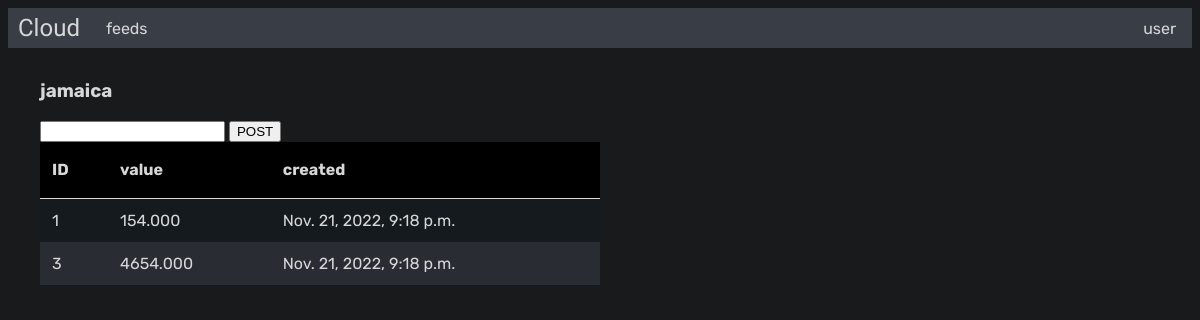
Screenshot of /cloud/feed/admin/jamaica/ (signed in) with the database file from the repository.
### feed/models.py (models this page shows, shortened)
class User(AbstractUser):
    username = models.CharField(
        "username",
        max_length=20,
        unique=True,
        error_messages=None,
    )

class Feed(models.Model):
    name = models.CharField(max_length=20, validators=[RegexValidator("^[a-zA-Z0-9-_.]+$", "Špatně")]) #TODO: Text při chybě - mrknout do modelformu
    date_created = models.DateTimeField(auto_now_add=True)
    owner = models.ForeignKey(User, on_delete=models.CASCADE) #, default=
    class Meta:
        constraints = [
            models.UniqueConstraint(fields=['name', 'owner'], name='unique name and owner bond')
        ]

class Data(models.Model):
    feed = models.ForeignKey(Feed, on_delete=models.CASCADE)
    value = models.DecimalField(max_digits=12, decimal_places=3) #100 000 000,000
    date_created = models.DateTimeField(auto_now=True)

### feed/views.py (the view)
# urls.py: path("feed/<str:username>/<str:feed_name>/", views.feed_view, name="feed_view"),
@login_required
def feed_view(request, username, feed_name):
    try:
        feed = models.Feed.objects.get(name=feed_name, owner__username=username)
    except models.Feed.DoesNotExist:
        raise Http404(f"Feed with name {feed_name} does not exist.")
    print(feed.owner)
    data = models.Data.objects.filter(feed__id = feed.id)
    return render(request, "feed/feed_view.html", {"feed": feed, "data": data})

### feed/templates/feed/feed_view.html (shortened to what this page needs)
{% extends "feed/base.html" %}
{% block body %}
<h3>{{ feed.name }}</h3>
<form method="post" action="{% url "new_data" feed.owner feed.name %}">
    <input type="text" name="data_value">
    <input type="submit" value="POST">
</form>
<table class="feeds">
    <tr>
        <th>ID</th>
        <th>value</th>
        <th>created</th>
    </tr>
    {% for dat in data %}
        <tr>
        <td>{{ dat.id }}</td>
        <td>{{ dat.value }}</td>
        <td>{{ dat.date_created }}</td>
    </tr>
    {% endfor %}
</table>
{% endblock %}

### feed/templates/feed/base.html (shortened to what this page needs)
{% load static %}
<!DOCTYPE html>
<html lang="en">
<head>
    <link rel="stylesheet" href="{% static 'feed/base_style.css' %}">
</head>
<body>
    <header>
        <ul><li class="logo"><a href="">Cloud</a></li>
            <li><a class="{% block feeds %}{% endblock %}" href="{% url 'feed_list' %}">feeds</a></li>
            <li style="margin-left:auto"><a class="{% block profile %}{% endblock %}" href="{% url 'user_profile_base' %}">{% if user.is_authenticated %}{{ user }}{% else %}Login{% endif %}</a></li>
        </ul>
    </header>
    <main>
        {% block body %} default text {% endblock %}
    </main>
</body>
</html>

### feed/static/feed/base_style.css (style rules this page uses)
:root { --bg: #181a1b; --fg: #393e46; --hl: #f96d00; --tx: #d7d7d7; }
body { font-family: 'Rubik', sans-serif; background-color: var(--bg); color: var(--tx); }
main { margin: 2em }
header ul { display: flex; background-color: var(--fg); overflow: hidden; height: 2.5em; width: 100%; margin: 0; padding: 0; list-style-type: none; align-items: center; text-align: center; }
header li { float: left; #display: inline-block; }
header li a { display: block; color: var(--tx); text-decoration: none; height: 100%; padding: 14px 16px; }
.logo a { font-family: 'Orbitron', sans-serif; font-size: 1.5em; padding: 0 10px; }
.feeds { width: 50%; border-collapse: collapse; background-color: #292d33; min-width: 33em; }
.feeds tr:nth-child(even) { background-color: #151a1e; }
.feeds th { height: 2em; background-color: black; border-bottom: 1px solid var(--tx); }
.feeds th, .feeds td { padding: 0.75em; text-align: left; }

### rows the page displays
User: username "user"
Feed: name "jamaica"
Data: id "1", value "154.000", date_created "Nov. 21, 2022, 9:18 p.m."
Data: id "3", value "4654.000", date_created "Nov. 21, 2022, 9:18 p.m."
